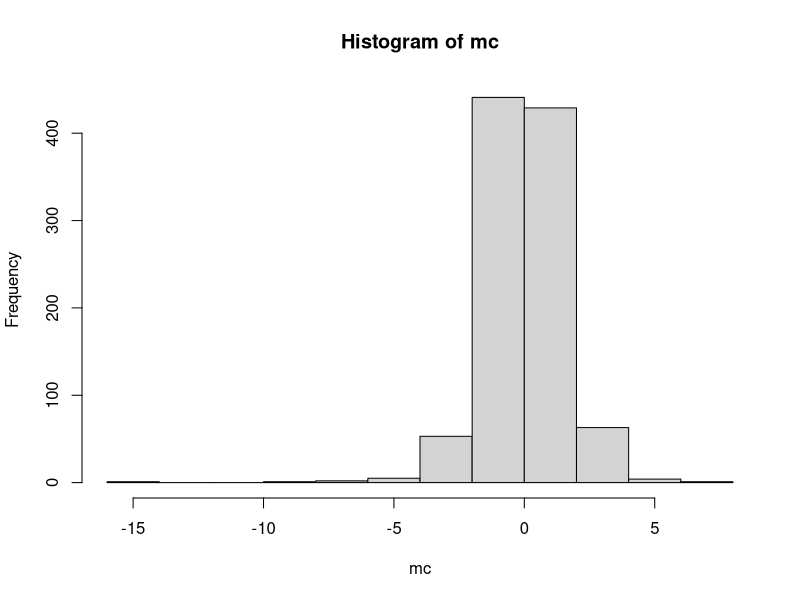
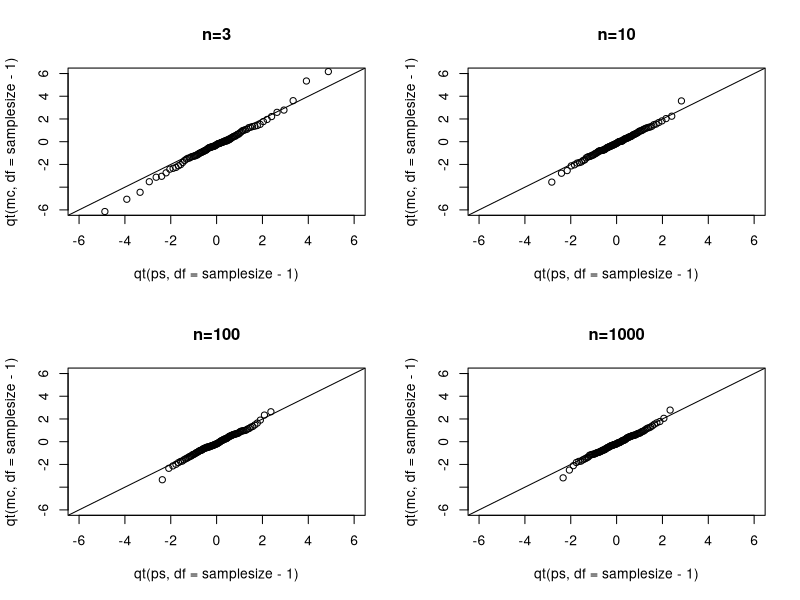
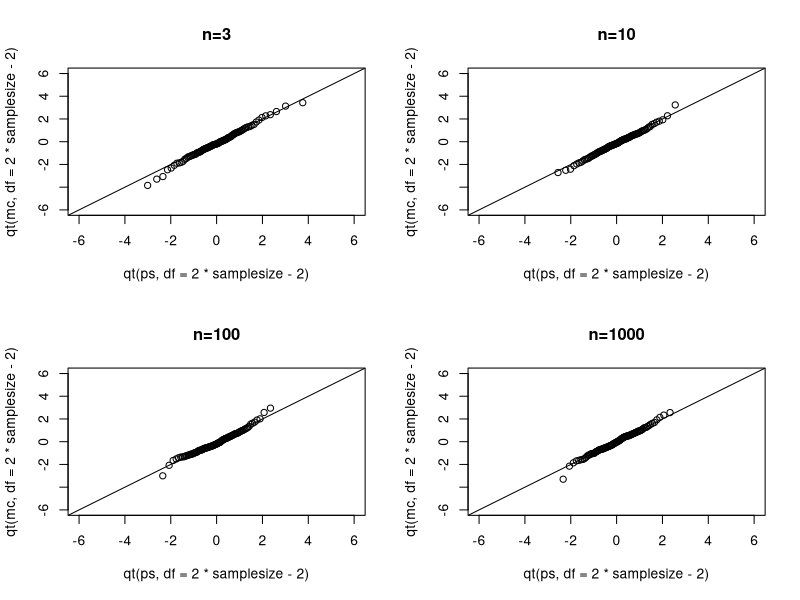
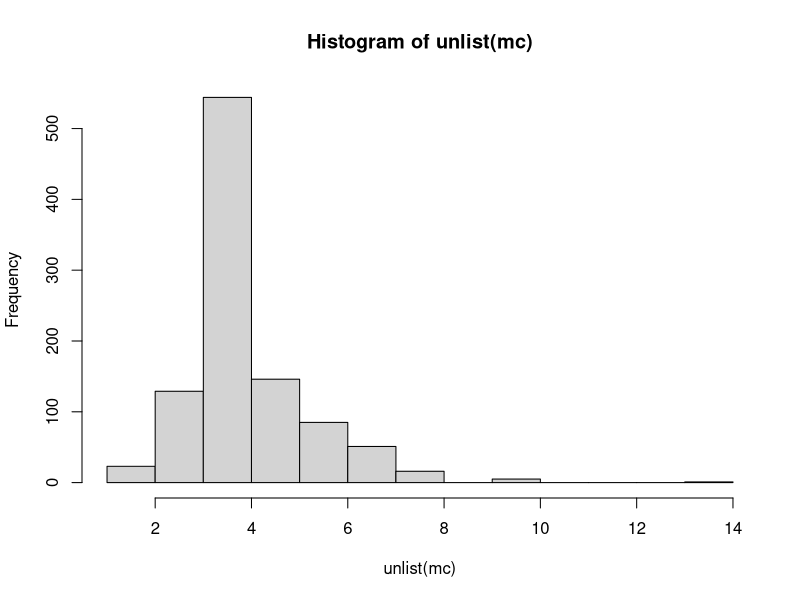
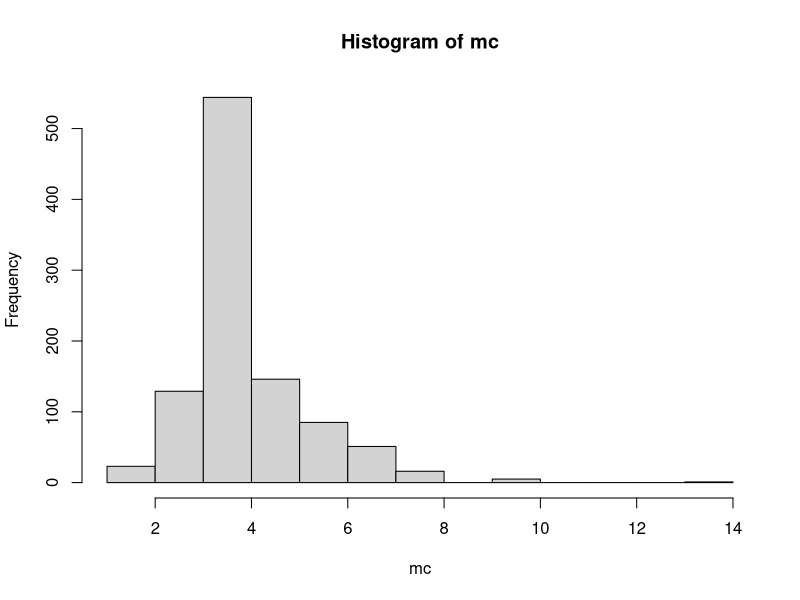
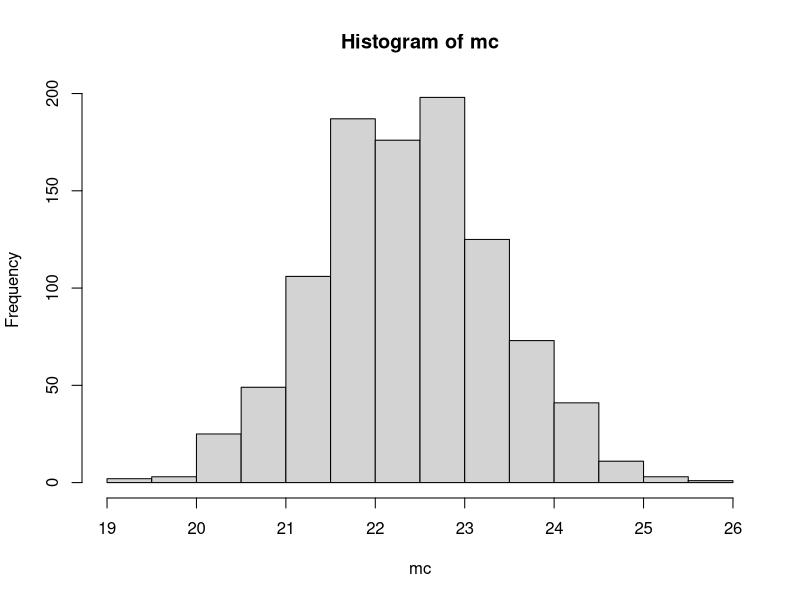
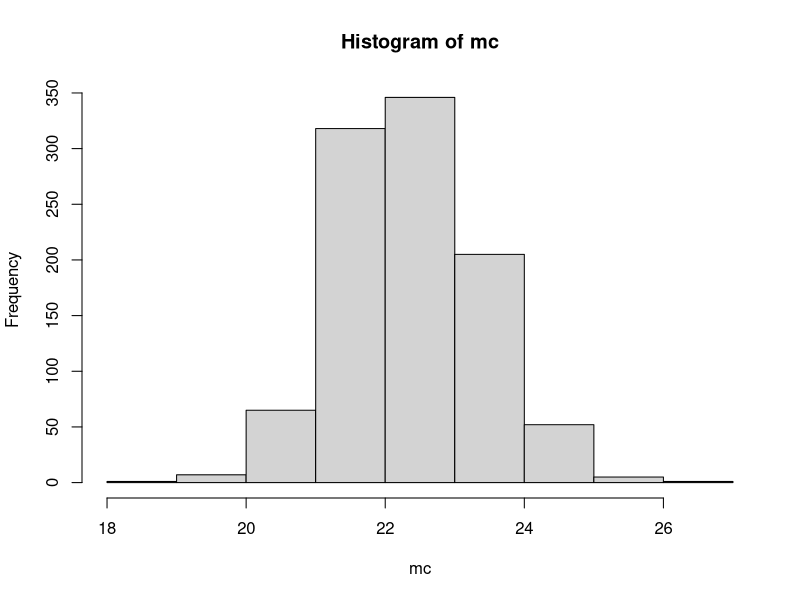

Generate these figures, in order, with R:
## ---- chunk 1
set.seed(seed=1)
sample <- rnorm(n=5)
sample


sqrt(length(sample))*(mean(sample)) / sd(sample)
#t.test(sample)$statistic
## ---- chunk 2
set.seed(seed=1)
mc <- replicate(1000, t.test(rnorm(n=5))$statistic)
hist(mc)
mean(mc)
sd(mc)
length(which(mc > 2)) / 1000

## ---- chunk 3
set.seed(1)
B=100
ps = seq(1/(B+1), 1-1/(B+1),len=B)

par(mfrow=c(2,2))
for(samplesize in c(3,10,100,1000)) {
  mc <- replicate(1000, t.test(rnorm(n=samplesize))$statistic)

  qqplot(qt(ps,df=samplesize-1), qt(mc, df=samplesize-1), 
         main=paste("n=",samplesize,sep=""),
         ylim=c(-6,6),
         xlim=c(-6,6))
  abline(0,1)
}

## ---- chunk 4
set.seed(1)
B=100
ps = seq(1/(B+1), 1-1/(B+1),len=B)

par(mfrow=c(2,2))
for(samplesize in c(3,10,100,1000)) {
  mc <- replicate(1000, t.test(rnorm(n=samplesize), rnorm(n=samplesize), var.equal=T)$statistic)

  qqplot(qt(ps,df=2*samplesize-2), qt(mc, df=2*samplesize-2), 
         main=paste("n=",samplesize,sep=""),
         ylim=c(-6,6),
         xlim=c(-6,6))
  abline(0,1)
}


## ---- chunk 5
set.seed(1)
B=100
ps = seq(1/(B+1), 1-1/(B+1),len=B)

par(mfrow=c(1,1))
samplesize <- 15
#mc <- replicate(1000, t.test(rbinom(n=samplesize,size=1,prob=0.5))$statistic)

#mc <- replicate(1000, t.test(rbinom(n=samplesize,size=1,prob=0.5), rbinom(n=samplesize,size=1,prob=0.5), var.equal=T)$statistic)

#sanity test, this is the same as above
mc <- rep(0, times=1000)
for(i in 1:1000) {
  X <- rbinom(n=samplesize,size=1,prob=0.5);
  mc[i] <- sqrt(samplesize)*mean(X) / sd(X)
}
hist(unlist(mc))

#qqplot fails because of NAs in qt. 
tryCatch({
qqplot(qt(ps,df=samplesize-1), qt(mc, df=samplesize-1), 
       main=paste("n=",samplesize,sep=""),
       ylim=c(-6,6),
       xlim=c(-6,6))
abline(0,1)
},
error=function(e){print(e)})
hist(mc)

## ---- chunk 6
set.seed(1)
B=100
ps = seq(1/(B+1), 1-1/(B+1),len=B)

par(mfrow=c(1,1))
samplesize <- 500

#reality check using formula for t statistic
set.seed(1)
X <- replicate(1000, rbinom(n=samplesize, size=1, prob=0.5))
mc <-  apply(X, 2, FUN=function(X){(mean(X) * sqrt(samplesize)/ sd(X))})
hist(mc)

set.seed(1)
mc <- replicate(1000, t.test(rbinom(n=samplesize, size=1, prob=0.5))$statistic)



#Can't even get a qq plot to work here. 

#qqplot(qt(ps,df=samplesize-1), qt(mc, df=samplesize-1), 
#       main=paste("n=",samplesize,sep=""),
#       ylim=c(-6,6),
#       xlim=c(-6,6))
#abline(0,1)

table(mc)

samplesize <- 500
mc <- replicate(1000, t.test(rbinom(n=samplesize,size=1,prob=0.5))$statistic)

#sanity test, this for loop is the same as above replicate call
#mc <- rep(0, times=1000)
#for(i in 1:1000) {
#  X <- rbinom(n=samplesize,size=1,prob=0.5);
#  mc[i] <- sqrt(samplesize)*mean(X) / sd(X)
#}
#hist(mc)

#qqplot fails because of NAs in qt. 
#qqplot(qt(ps,df=samplesize-1), qt(mc, df=samplesize-1), 
#       main=paste("n=",samplesize,sep=""),
#       ylim=c(-6,6),
#       xlim=c(-6,6))
#abline(0,1)

#so we'll just test it with a histogram - clearly not normal
hist(mc)

## ---- chunk 7

